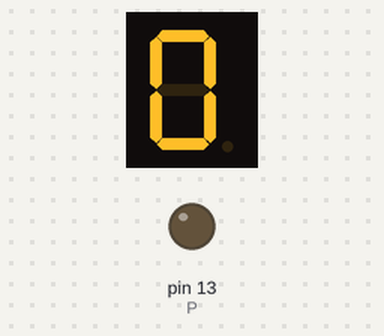
Recording of a sketch running on a simulated Arduino Uno, built with avr-gcc and run on an emulated ATmega328P. Shown: 1-digit seven-segment display, output pins drawn as LEDs (lit = HIGH). Wiring (inferred from the names in the program): 1-digit 7-segment display, segments lit when HIGH: segments pin 5, pin 6, pin 7, pin 8, pin 9, pin 10, pin 11. The segment pins are drawn as the display they are named for; pins used as bus, display or sensor lines are not drawn.

Above: at 0.1 s.
At 0.9 s:
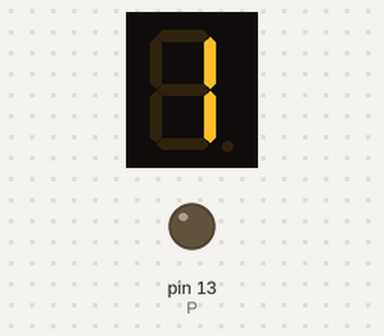
At 1.7 s:
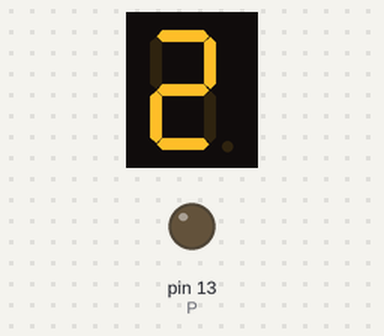
At 3.3 s:
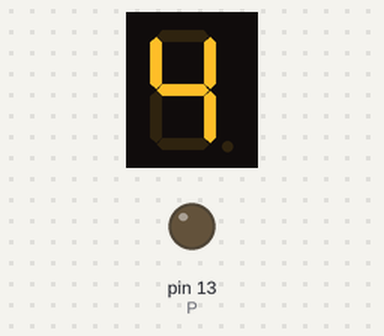
At 4.9 s:
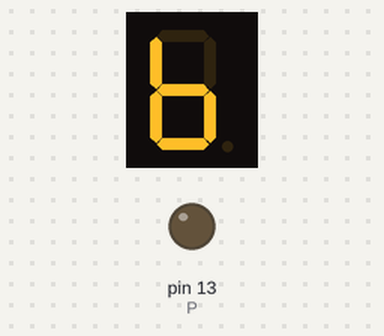
At 7.3 s:
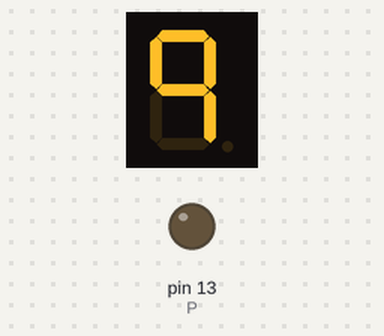

The sketch:

7Segments_P1.ino
```cpp
/**********************************************************************************
**                                                                               **
**                               7 Segments P1                                   **
**                                                                               **
**                                                                               **
**********************************************************************************/

//********** Includes *************************************************************

//********** Variables ************************************************************
int Temps = 800;
int A = 5;
int B = 6;
int C = 7;
int D = 8;
int E = 9;
int F = 10;
int G = 11;
int P = 13;

//********** Setup ****************************************************************
void setup()
{
    pinMode (A, OUTPUT);
    pinMode (B, OUTPUT);
    pinMode (C, OUTPUT);
    pinMode (D, OUTPUT);
    pinMode (E, OUTPUT);
    pinMode (F, OUTPUT);
    pinMode (G, OUTPUT);
    pinMode (P, OUTPUT);
}

//********** Loop *****************************************************************
void loop()
{
  digitalWrite (A, 1);
  digitalWrite (B, 1);
  digitalWrite (C, 1);
  digitalWrite (D, 1);
  digitalWrite (E, 1);
  digitalWrite (F, 1);
  digitalWrite (G, 0);
  digitalWrite (P, 0);
  delay (Temps);
  digitalWrite (A, 0);
  digitalWrite (B, 1);
  digitalWrite (C, 1);
  digitalWrite (D, 0);
  digitalWrite (E, 0);
  digitalWrite (F, 0);
  digitalWrite (G, 0);
  digitalWrite (P, 0);
  delay (Temps);
  digitalWrite (A, 1);
  digitalWrite (B, 1);
  digitalWrite (C, 0);
  digitalWrite (D, 1);
  digitalWrite (E, 1);
  digitalWrite (F, 0);
  digitalWrite (G, 1);
  digitalWrite (P, 0);
  delay (Temps);
  digitalWrite (A, 1);
  digitalWrite (B, 1);
  digitalWrite (C, 1);
  digitalWrite (D, 1);
  digitalWrite (E, 0);
  digitalWrite (F, 0);
  digitalWrite (G, 1);
  digitalWrite (P, 0);
  delay (Temps);
  digitalWrite (A, 0);
  digitalWrite (B, 1);
  digitalWrite (C, 1);
  digitalWrite (D, 0);
  digitalWrite (E, 0);
  digitalWrite (F, 1);
  digitalWrite (G, 1);
  digitalWrite (P, 0);
  delay (Temps);
  digitalWrite (A, 1);
  digitalWrite (B, 0);
  digitalWrite (C, 1);
  digitalWrite (D, 1);
  digitalWrite (E, 0);
  digitalWrite (F, 1);
  digitalWrite (G, 1);
  digitalWrite (P, 0);
  delay (Temps);
  digitalWrite (A, 0);
  digitalWrite (B, 0);
  digitalWrite (C, 1);
  digitalWrite (D, 1);
  digitalWrite (E, 1);
  digitalWrite (F, 1);
  digitalWrite (G, 1);
  digitalWrite (P, 0);
  delay (Temps);
  digitalWrite (A, 1);
  digitalWrite (B, 1);
  digitalWrite (C, 1);
  digitalWrite (D, 0);
  digitalWrite (E, 0);
  digitalWrite (F, 0);
  digitalWrite (G, 0);
  digitalWrite (P, 0);
  delay (Temps);
  digitalWrite (A, 1);
  digitalWrite (B, 1);
  digitalWrite (C, 1);
  digitalWrite (D, 1);
  digitalWrite (E, 1);
  digitalWrite (F, 1);
  digitalWrite (G, 1);
  digitalWrite (P, 0);
  delay (Temps);
  digitalWrite (A, 1);
  digitalWrite (B, 1);
  digitalWrite (C, 1);
  digitalWrite (D, 0);
  digitalWrite (E, 0);
  digitalWrite (F, 1);
  digitalWrite (G, 1);
  digitalWrite (P, 0);
  delay (Temps);
}

//********** Funcions *************************************************************
```

Measured:
- by itself, everything shown: repeats every 8.0 s, in 10 steps
- what the display in image 1 shows lasts 0.8 s, from 0.8 s to 1.6 s
